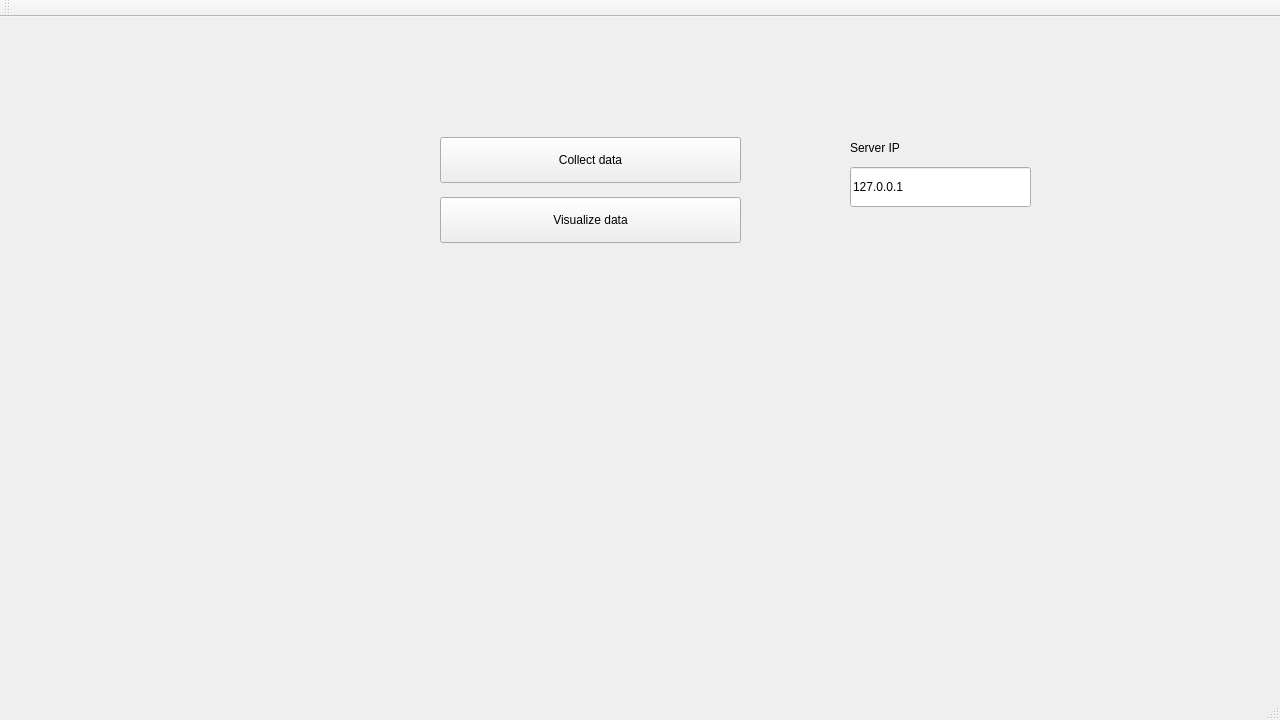
<?xml version="1.0" encoding="UTF-8"?>
<ui version="4.0">
 <class>MainWindow</class>
 <widget class="QMainWindow" name="MainWindow">
  <property name="geometry">
   <rect>
    <x>0</x>
    <y>0</y>
    <width>1280</width>
    <height>720</height>
   </rect>
  </property>
  <property name="windowTitle">
   <string>MainWindow</string>
  </property>
  <widget class="QWidget" name="centralWidget">
   <widget class="QLineEdit" name="ipEdit">
    <property name="geometry">
     <rect>
      <x>850</x>
      <y>150</y>
      <width>181</width>
      <height>40</height>
     </rect>
    </property>
    <property name="text">
     <string>127.0.0.1</string>
    </property>
   </widget>
   <widget class="QPushButton" name="dataCollectButton">
    <property name="geometry">
     <rect>
      <x>440</x>
      <y>120</y>
      <width>301</width>
      <height>46</height>
     </rect>
    </property>
    <property name="text">
     <string>Collect data</string>
    </property>
   </widget>
   <widget class="QPushButton" name="visualizationButton">
    <property name="geometry">
     <rect>
      <x>440</x>
      <y>180</y>
      <width>301</width>
      <height>46</height>
     </rect>
    </property>
    <property name="text">
     <string>Visualize data</string>
    </property>
   </widget>
   <widget class="QLabel" name="label">
    <property name="geometry">
     <rect>
      <x>850</x>
      <y>120</y>
      <width>151</width>
      <height>21</height>
     </rect>
    </property>
    <property name="text">
     <string>Server IP</string>
    </property>
   </widget>
  </widget>
  <widget class="QMenuBar" name="menuBar">
   <property name="geometry">
    <rect>
     <x>0</x>
     <y>0</y>
     <width>1280</width>
     <height>22</height>
    </rect>
   </property>
  </widget>
  <widget class="QToolBar" name="mainToolBar">
   <attribute name="toolBarArea">
    <enum>TopToolBarArea</enum>
   </attribute>
   <attribute name="toolBarBreak">
    <bool>false</bool>
   </attribute>
  </widget>
  <widget class="QStatusBar" name="statusBar"/>
 </widget>
 <layoutdefault spacing="6" margin="11"/>
 <resources/>
 <connections/>
</ui>
